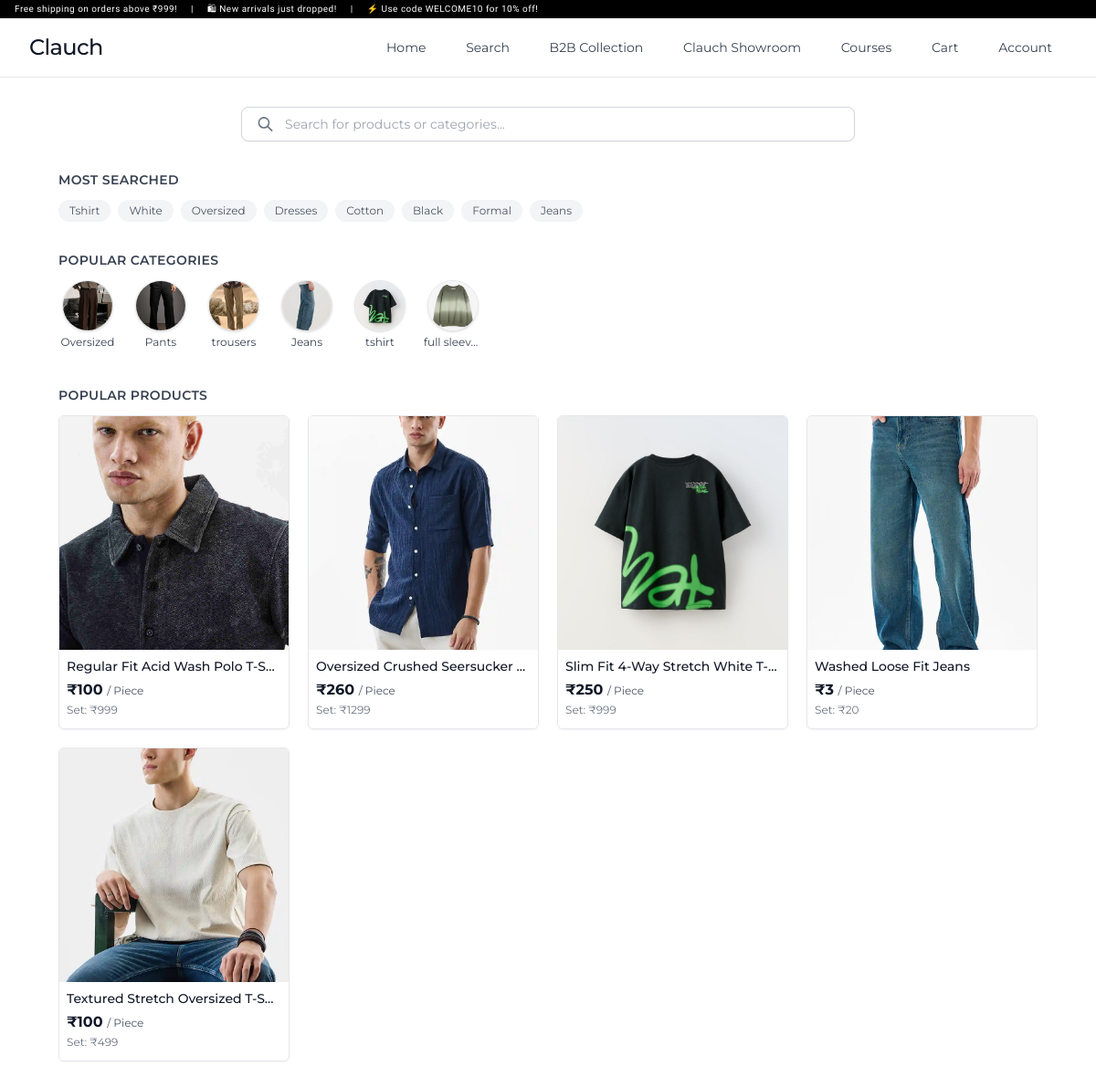
The app's page /search/ with its own data.
### user/models.py (models this page shows, shortened)
class Category(models.Model):
    name = models.CharField(max_length=100, unique=True)
    image = models.ImageField(upload_to='categories/')
    slug = models.SlugField(unique=True, blank=True)

class Product(models.Model):
    name = models.CharField(max_length=200)
    slug = models.SlugField(unique=True, blank=True)
    categories = models.ManyToManyField('Category', related_name='products')
    price = models.DecimalField(max_digits=10, decimal_places=2, help_text="Price for one full set.")
    discount_price = models.DecimalField(max_digits=10, decimal_places=2, null=True, blank=True,
                                         help_text="Discounted price for one full set.")
    sizes = models.CharField(
        max_length=255,
        help_text="Composition of sizes in the set (e.g., '1S, 2M, 1L, 1XL')."
    )
    weight = models.FloatField(
        default=0.5,
        help_text="Weight of the packaged set in kilograms (kg)."
    )
    length = models.FloatField(
        default=30.0,
        help_text="Length of the packaged set in centimeters (cm)."
    )
    width = models.FloatField(
        default=20.0,
        help_text="Width of the packaged set in centimeters (cm)."
    )
    height = models.FloatField(
        default=10.0,
        help_text="Height of the packaged set in centimeters (cm)."
    )
    rating = models.FloatField(default=0.0)
    reviews_count = models.PositiveIntegerField(default=0)
    description = models.TextField()
    html_description = RichTextField()
    primary_image = models.ImageField(upload_to='products/primary/')
    hover_image = models.ImageField(upload_to='products/hover/', null=True, blank=True, help_text="Image shown on hover.")
    size_chart = models.ImageField(upload_to='products/size_charts/', null=True, blank=True)
    created_at = models.DateTimeField(auto_now_add=True)
    def get_total_pieces_in_set(self):
        total_pieces = 0
        pieces_matches = re.findall(r'(\d+)?([A-Z]{1,3}|\d{2})', self.sizes.replace(' ', ''))
        for count_str, _size_code in pieces_matches:
            try:
                count = int(count_str) if count_str else 1
                total_pieces += count
            except ValueError:
                continue
        return total_pieces
    def get_current_price_per_piece(self):
        total_pieces = self.get_total_pieces_in_set()
        if total_pieces == 0:
            return 0.00
        current_price = self.discount_price if self.discount_price is not None else self.price
        return current_price / total_pieces

### user/views.py (the view)
# urls.py: path('search/', views.search_view, name='search'),
def search_view(request):
    popular_categories = Category.objects.all().order_by('?')[:6]
    popular_products = Product.objects.all().order_by('-rating', '-reviews_count')[:8]
    context = {
        'popular_searches': POPULAR_SEARCH_TERMS,
        'popular_categories': popular_categories,
        'popular_products': popular_products,
    }
    return render(request, "search.html", context)

### user/templates/search.html (shortened to what this page needs)
{% extends "base.html" %}
{% load static %}
{% block content %}
<div class="bg-white w-full min-h-screen px-4 sm:px-6 lg:px-16 py-8 text-gray-900 font-[Montserrat]">
  <section class="mb-8">
    <form method="get" action="{% url 'search_results' %}">
      <div class="flex justify-center">
        <div class="flex items-center w-full max-w-2xl px-4 py-2 bg-white border border-gray-300 rounded-lg shadow-sm">
          <svg class="h-5 w-5 text-gray-500" fill="none" viewBox="0 0 24 24" stroke="currentColor">
            <path stroke-linecap="round" stroke-linejoin="round" stroke-width="2"
              d="M21 21l-6-6m2-5a7 7 0 11-14 0 7 7 0 0114 0z" />
          </svg>
          <input
            type="text"
            name="q"
            value="{{ query }}"
            id="search-input"
            autocomplete="off"
            class="ml-3 bg-transparent w-full text-sm focus:outline-none text-gray-800 placeholder-gray-400"
            placeholder="Search for products or categories..."
            required
          >
        </div>
      </div>
    </form>
  </section>
  {% if popular_searches %}
  <section class="mb-8">
    <h3 class="text-sm font-semibold text-gray-700 uppercase mb-3 tracking-wide">Most Searched</h3>
    <div class="flex flex-wrap gap-2">
      {% for term in popular_searches %}
      <a href="{% url 'search_results' %}?q={{ term }}"
         class="px-3 py-1 text-xs bg-gray-100 text-gray-600 rounded-full hover:bg-gray-200 transition">
        {{ term }}
      </a>
      {% endfor %}
    </div>
  </section>
  {% endif %}
  {% if popular_categories %}
  <section class="mb-10">
    <h3 class="text-sm font-semibold text-gray-700 uppercase mb-3 tracking-wide">Popular Categories</h3>
    <div class="flex flex-wrap gap-4">
      {% for category in popular_categories %}
      <a href="{% url 'search_results' %}?q={{ category.name }}"
         class="group text-xs flex flex-col items-center text-gray-700 hover:text-black transition">
        <div class="w-14 h-14 rounded-full overflow-hidden border bg-white shadow">
          <img src="{{ category.image.url }}" alt="{{ category.name }}"
               class="object-cover w-full h-full transition group-hover:scale-105" />
        </div>
        <p class="mt-1 truncate w-16 text-center">{{ category.name }}</p>
      </a>
      {% endfor %}
    </div>
  </section>
  {% endif %}
  {% if popular_products %}
  <section>
    <h3 class="text-sm font-semibold text-gray-700 uppercase mb-3 tracking-wide">Popular Products</h3>
    <div class="grid grid-cols-2 sm:grid-cols-3 md:grid-cols-4 gap-5">
      {% for product in popular_products %}
      <a href="{% url 'product_detail' slug=product.slug %}"
         class="group block border border-gray-200 rounded-md shadow-sm hover:shadow-md transition overflow-hidden text-sm">
        <div class="w-full h-64 overflow-hidden">
          <img src="{{ product.primary_image.url }}" alt="{{ product.name }}"
               class="w-full h-full object-cover transition group-hover:scale-105">
        </div>
        <div class="p-2 pb-3">
          <p class="font-medium text-gray-900 truncate group-hover:underline">{{ product.name }}</p>
          <div class="text-base font-bold text-gray-900 mt-1">
            ₹{{ product.get_current_price_per_piece|floatformat:0 }} <span class="text-xs font-normal text-gray-600">/ Piece</span>
          </div>
          {% if product.get_total_pieces_in_set > 0 %}
              <p class="text-xs text-gray-500 mt-0.5">
                  Set: ₹{{ product.discount_price|default:product.price|floatformat:0 }}
              </p>
          {% endif %}
        </div>
      </a>
      {% endfor %}
    </div>
  </section>
  {% endif %}
</div>
{% endblock %}

### user/templates/base.html (shortened to what this page needs)
{% load static %}
<!DOCTYPE html>
<html lang="en">
{% load static %}
<!DOCTYPE html>
<html lang="en">
<head>
  <script src="https://cdn.tailwindcss.com"></script>
</head>
<body class="bg-[#FFFFFFFF] text-[#111] font-sans">
<div class="fixed top-0 left-0 w-full bg-black text-white h-5 z-50">
  <div class="whitespace-nowrap animate-marquee text-[10px] font-raleway font-medium tracking-wider leading-[1.2rem] px-4">
    Free shipping on orders above ₹999! &nbsp;&nbsp;&nbsp; | &nbsp;&nbsp;&nbsp; 🛍 New arrivals just dropped! &nbsp;&nbsp;&nbsp; | &nbsp;&nbsp;&nbsp; ⚡ Use code WELCOME10 for 10% off!
  </div>
</div>
<header class="hidden md:flex justify-between items-center px-8 py-4 bg-white shadow-sm border-b border-gray-200 font-[Montserrat] mt-5">
  <div class="text-2xl font-medium tracking-tight text-gray-900">
    <a href="{% url 'home' %}" class="hover:text-black transition">Clauch</a>
  </div>
  <nav class="space-x-2">
  <a href="{% url 'home' %}" class="px-4 py-2 rounded-full text-sm font-normal text-gray-700 hover:text-white hover:bg-black transition">
    Home
  </a>
  <a href="{% url 'search' %}" class="px-4 py-2 rounded-full text-sm font-normal text-gray-700 hover:text-white hover:bg-black transition">
    Search
  </a>
  <a href="{% url 'new' %}" class="px-4 py-2 rounded-full text-sm font-normal text-gray-700 hover:text-white hover:bg-black transition">
    B2B Collection
  </a>
  <a href="{% url 'showroom' %}" class="px-4 py-2 rounded-full text-sm font-normal text-gray-700 hover:text-white hover:bg-black transition">
    Clauch Showroom
  </a>
  <a href="{% url 'course_list' %}" class="px-4 py-2 rounded-full text-sm font-normal text-gray-700 hover:text-white hover:bg-black transition">
    Courses
  </a>
  <a href="{% url 'view_cart' %}" class="px-4 py-2 rounded-full text-sm font-normal text-gray-700 hover:text-white hover:bg-black transition">
    Cart
  </a>
  <a href="{% url 'account' %}" class="px-4 py-2 rounded-full text-sm font-normal text-gray-700 hover:text-white hover:bg-black transition">
    Account
  </a>
</nav>
</header>
<main class="min-h-screen pb-20 pt-[76px] md:pt-0">
    {% block content %}{% endblock %}
  </main>
</body>
</html>

### user/templates/base.html (style rules this page uses)
.font-raleway { font-family: 'Raleway', sans-serif; }
.animate-marquee { animation: marquee 15s linear infinite; }
@media (min-width: 768px) { .animate-marquee { animation-duration: 25s !important; } }
@media (min-width: 1024px) { .animate-marquee { animation-duration: 35s !important; } }

### records on screen
Category: image (picture), name "Oversized"
Category: image (picture), name "Pants"
Category: image (picture), name "trousers"
Category: image (picture), name "Jeans"
Category: image (picture), name "tshirt"
Category: image (picture), name "full sleeves"
Product: primary_image (picture), name "Regular Fit Acid Wash Polo T-S…", get_current_price_per_piece "100", discount_price "999"
Product: primary_image (picture), name "Oversized Crushed Seersucker…", get_current_price_per_piece "260", discount_price "1299"
Product: primary_image (picture), name "Slim Fit 4-Way Stretch White T-…", get_current_price_per_piece "250", discount_price "999"
Product: primary_image (picture), name "Washed Loose Fit Jeans", get_current_price_per_piece "3", discount_price "20"
Product: primary_image (picture), name "Textured Stretch Oversized T-S…", get_current_price_per_piece "100", discount_price "499"

### other values on screen
{{ term }} "Tshirt" "White" "Oversized" "Dresses" "Cotton" "Black" "Formal" "Jeans"
